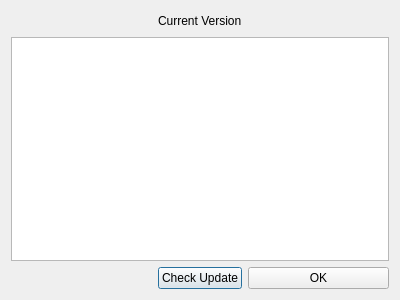
<?xml version="1.0" encoding="UTF-8"?>
<ui version="4.0">
 <class>AboutDlg</class>
 <widget class="QDialog" name="AboutDlg">
  <property name="geometry">
   <rect>
    <x>0</x>
    <y>0</y>
    <width>400</width>
    <height>300</height>
   </rect>
  </property>
  <property name="windowTitle">
   <string>Dialog</string>
  </property>
  <layout class="QGridLayout" name="gridLayout">
   <item row="2" column="1">
    <widget class="QPushButton" name="mCheckUpdateBtn">
     <property name="text">
      <string>Check Update</string>
     </property>
    </widget>
   </item>
   <item row="2" column="2">
    <widget class="QPushButton" name="mOKBtn">
     <property name="text">
      <string>OK</string>
     </property>
    </widget>
   </item>
   <item row="0" column="1">
    <widget class="QLabel" name="mVersionLabel">
     <property name="text">
      <string>Current Version</string>
     </property>
    </widget>
   </item>
   <item row="0" column="0">
    <spacer name="horizontalSpacer">
     <property name="orientation">
      <enum>Qt::Horizontal</enum>
     </property>
     <property name="sizeHint" stdset="0">
      <size>
       <width>40</width>
       <height>20</height>
      </size>
     </property>
    </spacer>
   </item>
   <item row="0" column="2">
    <spacer name="horizontalSpacer_2">
     <property name="orientation">
      <enum>Qt::Horizontal</enum>
     </property>
     <property name="sizeHint" stdset="0">
      <size>
       <width>40</width>
       <height>20</height>
      </size>
     </property>
    </spacer>
   </item>
   <item row="1" column="0" colspan="3">
    <widget class="QTextEdit" name="mAboutText"/>
   </item>
  </layout>
 </widget>
 <resources/>
 <connections/>
</ui>
